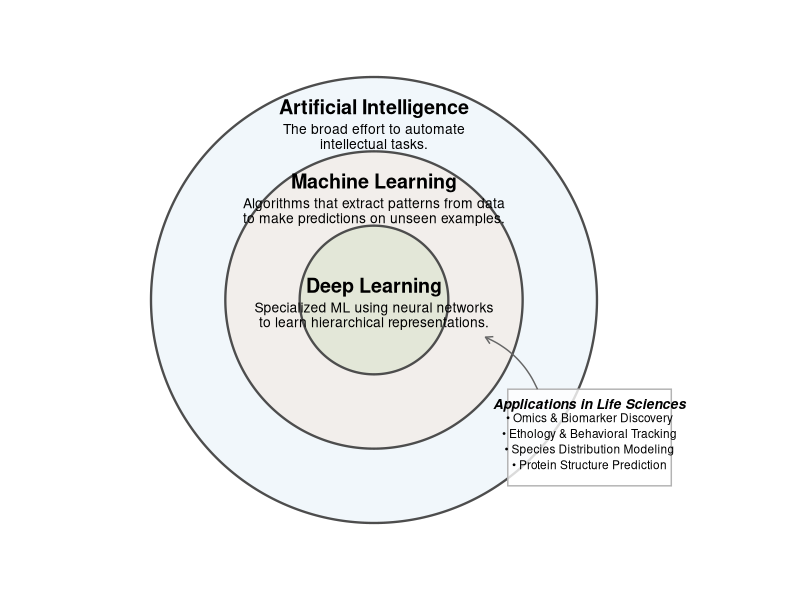
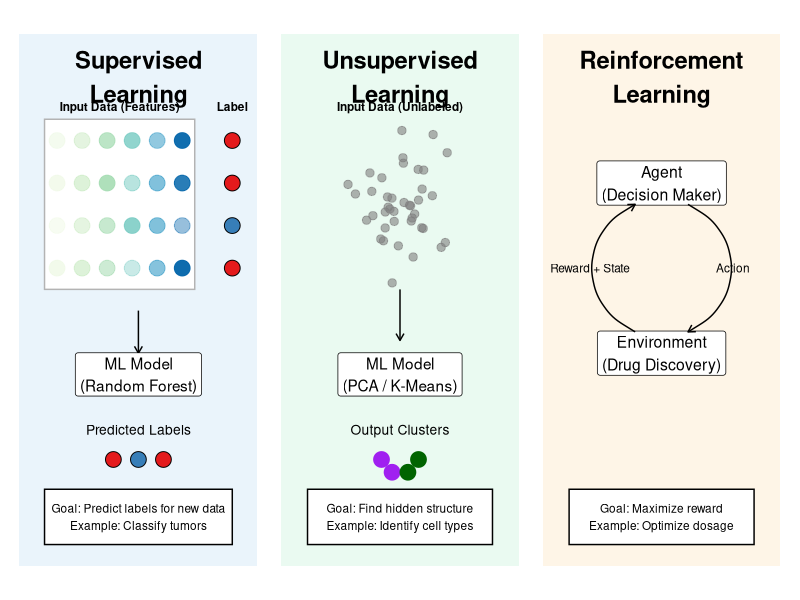

R code for these plots, in order:
## ---- chunk 1
#| label: fig-ml-landscape
#| fig-width: 8
#| fig-height: 8
#| fig-cap: "The Landscape of Machine Learning in Biology"
#| fig-alt: "A diagram showing three concentric circles representing Artificial Intelligence, Machine Learning, and Deep Learning, with a box highlighting applications in life sciences."


library(ggplot2)
library(ggforce)

# 1. Define the data for the concentric circles
df_circles <- data.frame(
  x = c(0, 0, 0),
  y = c(0, 0, 0),
  r = c(3, 2, 1),
  category = factor(c("AI", "ML", "DL"),
                    levels = c("AI", "ML", "DL"))
)

# 2. Labels with a more generalized ML definition
df_labels <- data.frame(
  x = c(0, 0, 0),
  y = c(2.4, 1.4, 0),
  label = c("Artificial Intelligence", "Machine Learning", "Deep Learning"),
  desc = c("The broad effort to automate\nintellectual tasks.",
           "Algorithms that extract patterns from data\nto make predictions on unseen examples.",
           "Specialized ML using neural networks\nto learn hierarchical representations.")
)

# 3. Create the plot
p <- ggplot() +
  # Draw the circles
  geom_circle(data = df_circles, aes(x0 = x, y0 = y, r = r, fill = category), 
              alpha = 0.2, color = "grey30", linewidth = 0.8) +
  
  # Core text labels
  geom_text(data = df_labels, aes(x = x, y = y + 0.2, label = label), 
            fontface = "bold", size = 5) +
  geom_text(data = df_labels, aes(x = x, y = y - 0.2, label = desc), 
            size = 3.5, lineheight = 0.9) +
  
  # --- THE "BIO BOX" ---
  # Expanded to include diverse biological applications
  annotate("rect", xmin = 1.8, xmax = 4.0, ymin = -2.5, ymax = -1.2, 
           fill = "white", color = "grey70", alpha = 0.8, linewidth = 0.5) +
  
  annotate("text", x = 2.9, y = -1.4, label = "Applications in Life Sciences", 
           fontface = "bold.italic", size = 3.5) +
  
  annotate("text", x = 2.9, y = -1.9, 
           label = "• Omics & Biomarker Discovery\n• Ethology & Behavioral Tracking\n• Species Distribution Modeling\n• Protein Structure Prediction", 
           size = 3, lineheight = 1.1, hjust = 0.5) +
  
  # Arrow pointing from the box to the ML circle
  annotate("curve", x = 2.2, y = -1.2, xend = 1.5, yend = -0.5, 
           curvature = 0.2, arrow = arrow(length = unit(0.2, "cm")), color = "grey40") +
  
  # Formatting
  scale_fill_manual(values = c("#BDD7EE", "#F8CBAD", "#A9D08E")) +
  theme_void() +
  theme(legend.position = "none",
        plot.title = element_text(hjust = 0.5, face = "bold", size = 16, margin = margin(b = 10)),
        plot.margin = margin(10, 10, 10, 10)) +
  # labs(title = "Figure 1.1: The Landscape of Machine Learning in Biology") +
  expand_limits(x = c(-3.5, 4.2), y = c(-3.5, 3.5)) +
  coord_fixed()

# Display
print(p)
## ---- chunk 2
#| label: fig-ml-types
#| fig-cap: "The Three Main Types of Machine Learning: Supervised, Unsupervised, and Reinforcement Learning."
#| fig-alt: "A three-panel diagram illustrating Supervised Learning with labeled data, Unsupervised Learning with unlabeled data, and Reinforcement Learning with an agent interacting with an environment."
#| fig-width: 8
#| fig-height: 8

library(ggplot2)
library(patchwork)
library(dplyr)

# --- Global Theme and Helper ---
panel_theme <- theme_void() + 
  theme(plot.title = element_text(face = "bold", size = 16, hjust = 0.5, margin = margin(b=10)))

# 1. SUPERVISED LEARNING (Corrected Box & Labels)
grid_data <- expand.grid(Feature = 1:6, Sample = 1:4) %>%
  mutate(
    BaseColor = as.factor(Feature),
    Intensity = runif(n(), 0.4, 1) 
  )

labels_data <- data.frame(
  Sample = 1:4,
  Label = c("Type A", "Type B", "Type A", "Type A")
)

p1 <- ggplot() +
  # Panel Background
  annotate("rect", xmin = -0.5, xmax = 9, ymin = -0.5, ymax = 12, fill = "#d6eaf8", alpha = 0.5) +
  annotate("text", x = 4.25, y = 11, label = "Supervised\nLearning", size = 6, fontface = "bold") +
  
  # Input Box - adjusted to wrap the 1:6 features and 1:4 samples
  annotate("rect", xmin = 0.5, xmax = 6.5, ymin = 0.5 + 5.5, ymax = 4.5 + 5.5, fill = "white", color = "grey70") +
  geom_point(data = grid_data, aes(x = Feature, y = Sample + 5.5, color = BaseColor, alpha = Intensity), size = 5) +
  
  # Column Headers
  annotate("text", x = 3.5, y = 10.3, label = "Input Data (Features)", size = 3, fontface = "bold") +
  annotate("text", x = 8, y = 10.3, label = "Label", size = 3, fontface = "bold") +
  
  # Target Labels (Outside the box)
  geom_point(data = labels_data, aes(x = 8, y = Sample + 5.5, fill = Label), size = 5, shape = 21, color = "black") +
  
  # Model Connection
  annotate("segment", x = 4.25, xend = 4.25, y = 5.5, yend = 4.5, arrow = arrow(length = unit(0.2, "cm"))) +
  annotate("label", x = 4.25, y = 4, label = "ML Model\n(Random Forest)", fill = "white") +
  
  # Predicted Output
  annotate("text", x = 4.25, y = 2.7, label = "Predicted Labels", size = 3.5) +
  annotate("point", x = c(3.25, 4.25, 5.25), y = 2, fill = c("#E41A1C", "#377EB8", "#E41A1C"), shape = 21, size = 5) +
  
  # Goal box
  annotate("rect", xmin = 0.5, xmax = 8, ymin = 0, ymax = 1.3, fill = "white", color = "black") +
  annotate("text", x = 4.25, y = 0.65, label = "Goal: Predict labels for new data\nExample: Classify tumors", size = 3) +
  
  scale_color_brewer(palette = "GnBu", guide = "none") + 
  scale_fill_manual(values = c("Type A" = "#E41A1C", "Type B" = "#377EB8"), guide = "none") + 
  scale_alpha_identity() +
  panel_theme +
  coord_cartesian(xlim = c(-0.5, 9), ylim = c(-0.5, 12))

# 2. UNSUPERVISED LEARNING
set.seed(123)
unlabeled <- data.frame(x = rnorm(40, 3.5, 1), y = rnorm(40, 8, 0.8))

p2 <- ggplot() +
  annotate("rect", xmin = -1, xmax = 8, ymin = -0.5, ymax = 12, fill = "#d5f5e3", alpha = 0.5) +
  annotate("text", x = 3.5, y = 11, label = "Unsupervised\nLearning", size = 6, fontface = "bold") +
  geom_point(data = unlabeled, aes(x, y), color = "grey50", alpha = 0.6, size = 2.5) +
  annotate("text", x = 3.5, y = 10.3, label = "Input Data (Unlabeled)", size = 3, fontface = "bold") +
  annotate("segment", x = 3.5, xend = 3.5, y = 6, yend = 4.8, arrow = arrow(length = unit(0.2, "cm"))) +
  annotate("label", x = 3.5, y = 4, label = "ML Model\n(PCA / K-Means)", fill = "white") +
  annotate("text", x = 3.5, y = 2.7, label = "Output Clusters", size = 3.5) +
  annotate("point", x = c(2.8, 3.2, 4.2, 3.8), y = c(2, 1.7, 2, 1.7), 
           color = c("purple", "purple", "darkgreen", "darkgreen"), size = 5) +
  annotate("rect", xmin = 0, xmax = 7, ymin = 0, ymax = 1.3, fill = "white", color = "black") +
  annotate("text", x = 3.5, y = 0.65, label = "Goal: Find hidden structure\nExample: Identify cell types", size = 3) +
  panel_theme +
  coord_cartesian(xlim = c(-1, 8), ylim = c(-0.5, 12))

# 3. REINFORCEMENT LEARNING
p3 <- ggplot() +
  annotate("rect", xmin = -1, xmax = 8, ymin = -0.5, ymax = 12, fill = "#fdebd0", alpha = 0.5) +
  annotate("text", x = 3.5, y = 11, label = "Reinforcement\nLearning", size = 6, fontface = "bold") +
  annotate("label", x = 3.5, y = 8.5, label = "Agent\n(Decision Maker)", size = 4) +
  annotate("label", x = 3.5, y = 4.5, label = "Environment\n(Drug Discovery)", size = 4) +
  annotate("curve", x = 4.5, y = 8, xend = 4.5, yend = 5, curvature = -0.7, arrow = arrow(length = unit(0.2, "cm"))) +
  annotate("text", x = 6.2, y = 6.5, label = "Action", size = 3) +
  annotate("curve", x = 2.5, y = 5, xend = 2.5, yend = 8, curvature = -0.7, arrow = arrow(length = unit(0.2, "cm"))) +
  annotate("text", x = 0.8, y = 6.5, label = "Reward + State", size = 3) +
  annotate("rect", xmin = 0, xmax = 7, ymin = 0, ymax = 1.3, fill = "white", color = "black") +
  annotate("text", x = 3.5, y = 0.65, label = "Goal: Maximize reward\nExample: Optimize dosage", size = 3) +
  panel_theme +
  coord_cartesian(xlim = c(-1, 8), ylim = c(-0.5, 12))

# Final Patchwork
(p1 | p2 | p3) + plot_annotation(theme = theme(plot.title = element_text(size = 22, hjust = 0.5, face="bold")))
